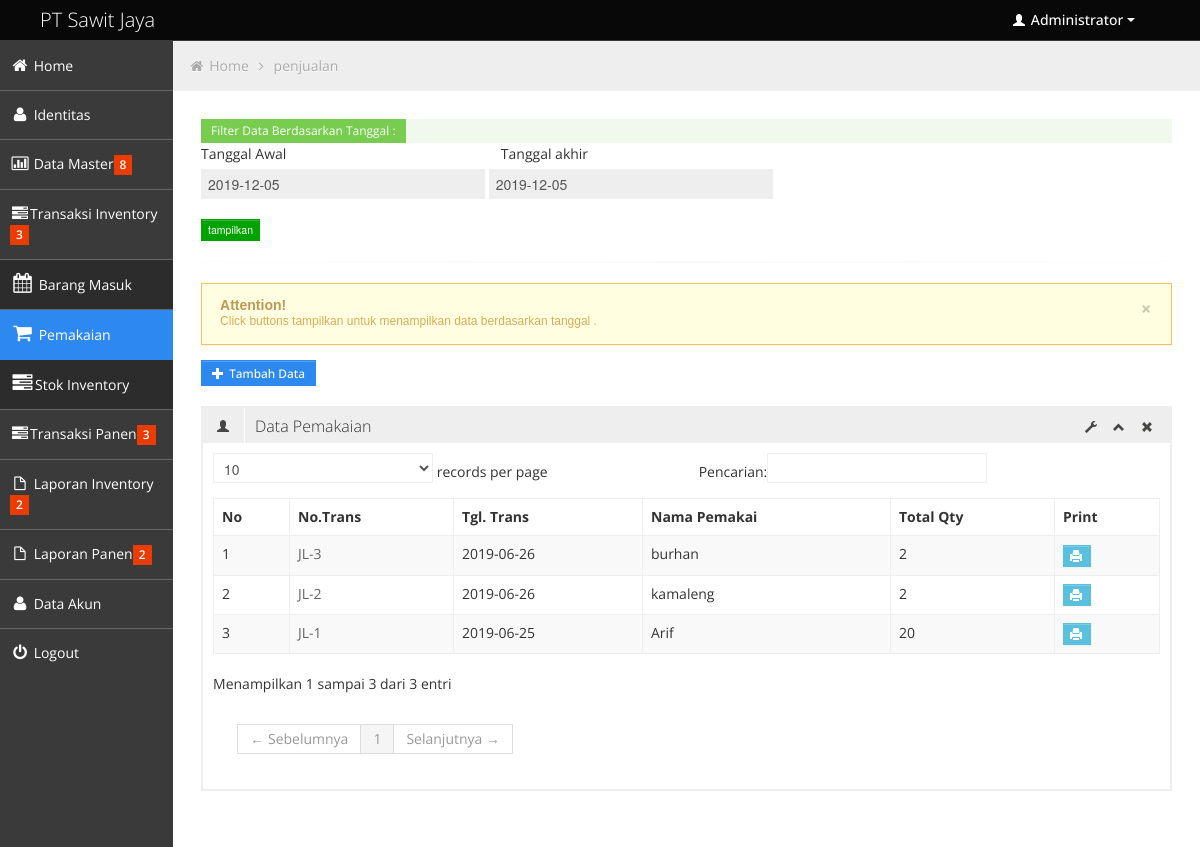
Screenshot of /index.php?halaman=penjualan (signed in) with the database file from the repository.
### tables this page shows
CREATE TABLE IF NOT EXISTS `identitas` (
  `id_identitas` int(3) NOT NULL AUTO_INCREMENT,
  `nama_identitas` varchar(100) NOT NULL,
  `alamat` varchar(30) NOT NULL,
  `telp` varchar(12) NOT NULL,
  `keterangan` varchar(30) NOT NULL,
  PRIMARY KEY (`id_identitas`)
);

CREATE TABLE IF NOT EXISTS `jual` (
  `inc` int(9) NOT NULL,
  `jual_id` varchar(14) NOT NULL,
  `tgl_jual` varchar(10) NOT NULL,
  `kar_id` varchar(90) NOT NULL,
  `total` double(20,0) NOT NULL,
  `biaya_kirim` double(20,0) NOT NULL,
  PRIMARY KEY (`inc`),
  KEY `jual_id` (`jual_id`)
);

CREATE TABLE IF NOT EXISTS `karyawan` (
  `inc` int(9) NOT NULL,
  `kar_id` varchar(9) NOT NULL,
  `kar_nama` varchar(90) NOT NULL,
  `kar_alamat` varchar(90) NOT NULL,
  `kar_kota` varchar(50) NOT NULL,
  `kar_email` varchar(90) NOT NULL,
  `kar_kontak` varchar(20) NOT NULL,
  PRIMARY KEY (`inc`),
  KEY `pelanggan_id` (`kar_id`)
);

### library/fungsi_standar.php (called while the page is built, shortened)
<?php
function digit($data){
		$input=$data;
		$panjang=strlen($input);
if ($panjang==0)
{
	return $input;
}
elseif ($panjang < 4)
{
	return $input;
}
}
?>

### penjualan.php (the view)
 <div class="priority low"><span>Filter Data Berdasarkan Tanggal :</span></div>
 <form id="form1" name="form1" method="post" action="index.php?halaman=jual_cari">
			<div class="control-group">
			<label class="control-label" for="date01">Tanggal Awal &nbsp&nbsp&nbsp&nbsp
			&nbsp&nbsp&nbsp&nbsp&nbsp&nbsp&nbsp&nbsp&nbsp&nbsp&nbsp&nbsp&nbsp&nbsp&nbsp&nbsp&nbsp&nbsp&nbsp&nbsp&nbsp&nbsp&nbsp&nbsp&nbsp&nbsp&nbsp&nbsp&nbsp&nbsp&nbsp&nbsp&nbsp&nbsp&nbsp&nbsp&nbsp&nbsp&nbsp&nbsp&nbsp&nbsp&nbsp&nbsp&nbsp&nbsp&nbsp&nbsp&nbsp&nbsp&nbsp&nbsp
			Tanggal akhir</label>
			<div class="controls">
			<input type="text" class="input-xlarge datepicker" id="datepicker" name="tgl_awal" readonly="true" value="<?php echo date(Y)."-".date(m)."-".date(d);?>">
			<input type="text" class="input-xlarge datepicker" id="datepicker1" name="tgl_akhir"  readonly="true" value="<?php echo date(Y)."-".date(m)."-".date(d);?>">
			</div>
			</div>
			<input name="tampil" class="btn btn-mini btn-success"  type="submit" value="tampilkan" />
 </form>
 <hr/>
   <div class="alert alert-block">
							<button type="button" class="close" data-dismiss="alert">×</button>
							<h4 class="alert-heading">Attention!</h4>
							<p>Click buttons tampilkan untuk menampilkan data berdasarkan tanggal .</p>
						</div>
<a href='form_jual.php' class='btn btn-small btn-primary'><i class="halflings-icon white plus"></i> <span>Tambah Data</span>
   </a>
   <br/>
   <br/>
<div class='row-fluid sortable'>
				<div class='box span12'>
					<div class='box-header' data-original-title>
						<h2><i class='halflings-icon user'></i><span class='break'></span>Data Pemakaian</h2>
						<div class='box-icon'>
							<a href='#' class='btn-setting'><i class='halflings-icon wrench'></i></a>
							<a href='#' class='btn-minimize'><i class='halflings-icon chevron-up'></i></a>
							<a href='#' class='btn-close'><i class='halflings-icon remove'></i></a>
						</div>
					</div>
					<div class='box-content'>
						<table class='table table-striped table-bordered bootstrap-datatable datatable'>
						  <thead>
							  <tr>
	<th>No</th>
	<th>No.Trans</th>
    <th>Tgl. Trans</th>
    <th>Nama Pemakai</th>
    <th>Total Qty</th>
    <th>Print</th>
							  </tr>
						  </thead>
						  <tbody>
							<?php
		$pesan="SELECT * FROM jual ORDER BY inc DESC LIMIT 25";
		$query=mysql_query($pesan);
		$no=1;
		while($row=mysql_fetch_array($query)){
		$z=mysql_fetch_array(mysql_query("SELECT * FROM karyawan WHERE kar_id='$row[kar_id]'"));
		?>
    <tr><td><?php echo "$no"; ?></td>
    <td><a href="#" onclick="javascript:wincal=window.open('jual_detail.php?id=<?php echo $row['jual_id']; ?>','Lihat Data','width=790,height=400,scrollbars=1');">
    <?php echo $row['jual_id']; ?></a></td>
    <td><?php echo "$row[tgl_jual]"; ?></td>
    <td><?php echo "$z[kar_nama]"; ?></td>
   <td align="right"><?php echo " "; echo digit($row['total']); ?></td>
	 <td><a class='btn btn-mini btn-info' href="#" onclick="javascript:wincal=window.open('print_nota.php?id=<?php echo $row['jual_id']; ?>','Lihat Data','width=700,height=400,scrollbars=1');">
    <i class='halflings-icon white print'></i></a></td>
							</tr>
							<?php $no++;}?>
						  </tbody>
					  </table>
					</div>
				</div>
			</div>

### header.php (shortened to what this page needs)
<div class="navbar">
	<div class="navbar-inner">
		<div class="container-fluid">
			<a class="brand" href="index.html"><span><?php echo"$idn[nama_identitas]";?></span></a>
			<div class="nav-no-collapse header-nav">
				<ul class="nav pull-right">
					<li class="dropdown">
						<a class="btn dropdown-toggle" data-toggle="dropdown" href="#">
							<i class="halflings-icon white user"></i> Administrator
							<span class="caret"></span>
						</a>
					</li>
				</ul>
			</div>
		</div>
	</div>
</div>

### css/halflings.css (style rules this page uses)
html, html .halflings { -webkit-font-smoothing: antialiased !important; }
.halflings-icon { display: inline-block; width: 14px; height: 14px; line-height: 14px; vertical-align: text-top; background-image: url(../img/glyphicons_halflings.svg); background-position: 0 0; background-repeat: no-repeat; vertical-align: top; *display: inline; *zoom: 1; *margin-right: .3em; }
.halflings-icon.white { background-image: url(../img/glyphicons_halflings-white.svg); }
.halflings-icon.user { background-position: -168px 0; }
.halflings-icon.remove { background-position: -312px 0; }
.halflings-icon.print { background-position: -96px -48px; }
.halflings-icon.plus { background-position: -408px -96px; }
.halflings-icon.chevron-up { background-position: -288px -120px; }
.halflings-icon.wrench { background-position: -360px -144px; }

### css/style-forms.css (style rules this page uses)
.add-on, select, textarea, input[type="text"], input[type="password"], input[type="datetime"], input[type="datetime-local"], input[type="date"], input[type="month"], input[type="time"], input[type="week"], input[type="number"], input[type="email"], input[type="url"], input[type="search"], input[type="tel"], input[type="color"], input[type="file"], .uneditable-input { border-color: #eee !important; display: inline-block; height: 20px; padding: 4px 6px; margin-bottom: 10px; font-size: 14px; line-height: 20px; color: #555555; vertical-align: middle; -webkit-border-radius: 0px; -moz-border-radius: 0px; border-radius: 0px; }
input, textarea, .uneditable-input { width: 206px; }
textarea, input[type="text"], input[type="password"], input[type="datetime"], input[type="datetime-local"], input[type="date"], input[type="month"], input[type="time"], input[type="week"], input[type="number"], input[type="email"], input[type="url"], input[type="search"], input[type="tel"], input[type="color"], .uneditable-input { background-color: #ffffff; border: 1px solid #cccccc; -webkit-box-shadow: none; -moz-box-shadow: none; box-shadow: none; -webkit-transition: border linear 0.2s, box-shadow linear 0.2s; -moz-transition: border linear 0.2s, box-shadow linear 0.2s; -o-transition: border linear 0.2s, box-shadow linear 0.2s; transition: border linear 0.2s, box-shadow linear 0.2s; }
input[type="file"], input[type="image"], input[type="submit"], input[type="reset"], input[type="button"], input[type="radio"], input[type="checkbox"] { width: auto; }
.input-xlarge { width: 270px; }
input, textarea, .uneditable-input { margin-left: 0; }
input[disabled], select[disabled], textarea[disabled], input[readonly], select[readonly], textarea[readonly] { cursor: not-allowed; background-color: #eeeeee; }
.control-group { margin-bottom: 10px; }

### rows the page displays
identitas: nama_identitas "PT Sawit Jaya"
jual: jual "JL-3", tgl_jual "2019-06-26", karyawan.kar_nama "burhan", total "2"
jual: jual "JL-2", tgl_jual "2019-06-26", karyawan.kar_nama "kamaleng", total "2"
jual: jual "JL-1", tgl_jual "2019-06-25", karyawan.kar_nama "Arif", total "20"

### other values shown
$hal "penjualan"
